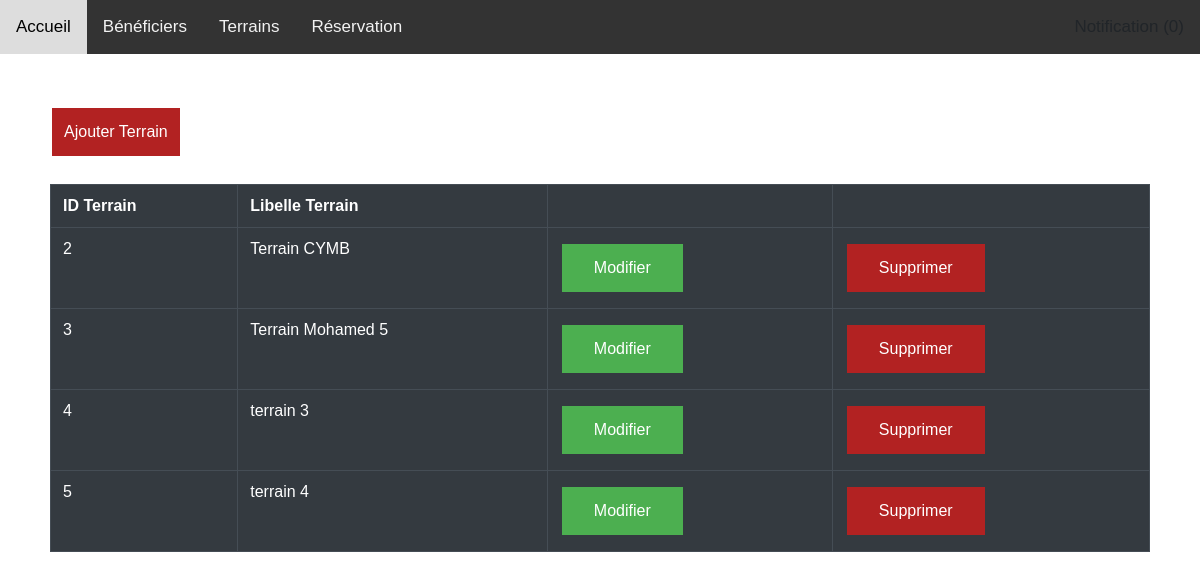
The app's page /terrain.php with its own data.
### tables this page shows
CREATE TABLE `terrain` (
  `id_Terrain` int(11) NOT NULL,
  `Libelle_Terrain` varchar(50) NOT NULL
);

### terrain.php (the view, shortened to what this page needs)
<html>
<head></head>
  <link rel="stylesheet" href="https://maxcdn.bootstrapcdn.com/bootstrap/4.5.2/css/bootstrap.min.css">
<body>
<?php
    require 'functions.php';
?>
<div class='body'>
    <a class="class" style='padding: 12px;' href="ajouterTerrain.php">Ajouter Terrain</a>
    <br><br>
    <table border=1 class="table table-dark table-hover">
        <tr>
            <th>ID Terrain</th>
            <th>Libelle Terrain</th>
            <th></th>
            <th></th>
        </tr>
        <?php
            $connexion = getConnection();
            $query = "SELECT id_Terrain, Libelle_Terrain FROM terrain";
            $result = mysqli_query($connexion, $query);
            while ($row = mysqli_fetch_array($result, MYSQLI_NUM)){
                echo '
                <tr>
                    <td>'.$row[0].'</td>
                    <td>'.$row[1].'</td>
                    <td><a class="class"   style="background-color: #4CAF50;" href="modifierTerrain.php?idT='.$row[0].'">Modifier</a></td>
                    <td><a class="class" href="terrain.php?idT='.$row[0].'">Supprimer</a></td>
                </tr>
                ';
            }
        ?>
    </table>
</div>
</body>
</html>

### terrain.php (style rules this page uses)
.body { padding: 50px; }
table { font-family: arial, sans-serif; border-collapse: collapse; width: 100%; }
.class { background-color: #B22222 ; border: none; color: white; padding: 15px 32px; text-align: center; text-decoration: none; display: inline-block; font-size: 16px; margin: 4px 2px; cursor: pointer; }

### functions.php (style rules this page uses)
body { margin: 0; font-family: Arial, Helvetica, sans-serif; }

### records on screen
terrain: id_Terrain "2", Libelle_Terrain "Terrain CYMB"
terrain: id_Terrain "3", Libelle_Terrain "Terrain Mohamed 5"
terrain: id_Terrain "4", Libelle_Terrain "terrain 3"
terrain: id_Terrain "5", Libelle_Terrain "terrain 4"
